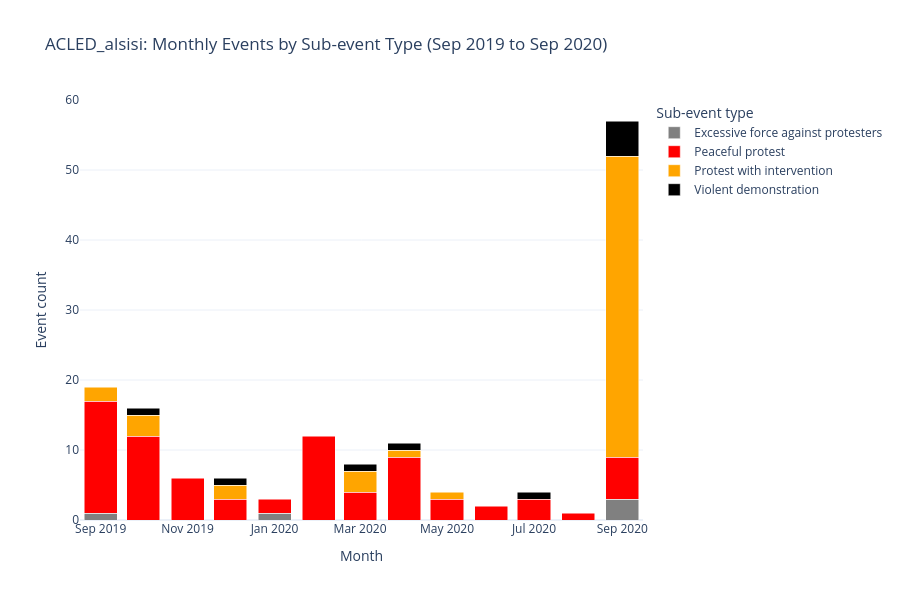

The code cell stored with this chart in its notebook:
### Code cell
import plotly.express as px

# 1) Monthly and yearly stacked counts by sub-event type.
alsisi2_monthly = df_alsisi2_filtered.dropna(subset=['event_date']).copy()
alsisi2_monthly['month'] = alsisi2_monthly['event_date'].dt.to_period('M').astype(str)
alsisi2_monthly_counts = (
    alsisi2_monthly.groupby(['month', 'sub_event_type'], as_index=False)
    .size()
    .rename(columns={'size': 'count'})
)

fig_alsisi2_month = px.bar(
    alsisi2_monthly_counts,
    x='month',
    y='count',
    color='sub_event_type',
    color_discrete_map=color_map_alsisi2,
    barmode='stack',
    title='ACLED_alsisi: Monthly Events by Sub-event Type (Sep 2019 to Sep 2020)',
    labels={'month': 'Month', 'count': 'Event count', 'sub_event_type': 'Sub-event type'},
)
fig_alsisi2_month.update_layout(template='plotly_white', hovermode='x unified', height=600)
fig_alsisi2_month.show()

alsisi2_yearly = df_alsisi2_filtered.dropna(subset=['event_date']).copy()
alsisi2_yearly['year'] = alsisi2_yearly['event_date'].dt.year.astype(int)
alsisi2_yearly_counts = (
    alsisi2_yearly.groupby(['year', 'sub_event_type'], as_index=False)
    .size()
    .rename(columns={'size': 'count'})
)

fig_alsisi2_year = px.bar(
    alsisi2_yearly_counts,
    x='year',
    y='count',
    color='sub_event_type',
    color_discrete_map=color_map_alsisi2,
    barmode='stack',
    title='ACLED_alsisi: Yearly Events by Sub-event Type (Sep 2019 to Sep 2020)',
    labels={'year': 'Year', 'count': 'Event count', 'sub_event_type': 'Sub-event type'},
)
fig_alsisi2_year.update_layout(template='plotly_white', hovermode='x unified', height=600)
fig_alsisi2_year.show()

### Figure 1 — Plotly figure (JSON) as saved in the notebook; plotly's stock layout.template omitted (floating-point values rounded to 4 significant figures)
{"data": [{"hovertemplate": "Sub-event type=Excessive force against protesters<br>Month=%{x}<br>Event count=%{y}<extra></extra>", "legendgroup": "Excessive force against protesters", "marker": {"color": "gray", "pattern": {"shape": ""}}, "name": "Excessive force against protesters", "orientation": "v", "showlegend": true, "textposition": "auto", "type": "bar", "x": ["2019-09", "2020-01", "2020-09"], "xaxis": "x", "y": [1, 1, 3], "yaxis": "y"}, {"hovertemplate": "Sub-event type=Peaceful protest<br>Month=%{x}<br>Event count=%{y}<extra></extra>", "legendgroup": "Peaceful protest", "marker": {"color": "red", "pattern": {"shape": ""}}, "name": "Peaceful protest", "orientation": "v", "showlegend": true, "textposition": "auto", "type": "bar", "x": ["2019-09", "2019-10", "2019-11", "2019-12", "2020-01", "2020-02", "2020-03", "2020-04", "2020-05", "2020-06", "2020-07", "2020-08", "2020-09"], "xaxis": "x", "y": [16, 12, 6, 3, 2, 12, 4, 9, 3, 2, 3, 1, 6], "yaxis": "y"}, {"hovertemplate": "Sub-event type=Protest with intervention<br>Month=%{x}<br>Event count=%{y}<extra></extra>", "legendgroup": "Protest with intervention", "marker": {"color": "orange", "pattern": {"shape": ""}}, "name": "Protest with intervention", "orientation": "v", "showlegend": true, "textposition": "auto", "type": "bar", "x": ["2019-09", "2019-10", "2019-12", "2020-03", "2020-04", "2020-05", "2020-09"], "xaxis": "x", "y": [2, 3, 2, 3, 1, 1, 43], "yaxis": "y"}, {"hovertemplate": "Sub-event type=Violent demonstration<br>Month=%{x}<br>Event count=%{y}<extra></extra>", "legendgroup": "Violent demonstration", "marker": {"color": "black", "pattern": {"shape": ""}}, "name": "Violent demonstration", "orientation": "v", "showlegend": true, "textposition": "auto", "type": "bar", "x": ["2019-10", "2019-12", "2020-03", "2020-04", "2020-07", "2020-09"], "xaxis": "x", "y": [1, 1, 1, 1, 1, 5], "yaxis": "y"}], "layout": {"barmode": "stack", "height": 600, "hovermode": "x unified", "legend": {"title": {"text": "Sub-event type"}, "tracegroupgap": 0}, "title": {"text": "ACLED_alsisi: Monthly Events by Sub-event Type (Sep 2019 to Sep 2020)"}, "xaxis": {"anchor": "y", "domain": [0, 1], "title": {"text": "Month"}}, "yaxis": {"anchor": "x", "domain": [0, 1], "title": {"text": "Event count"}}}}
